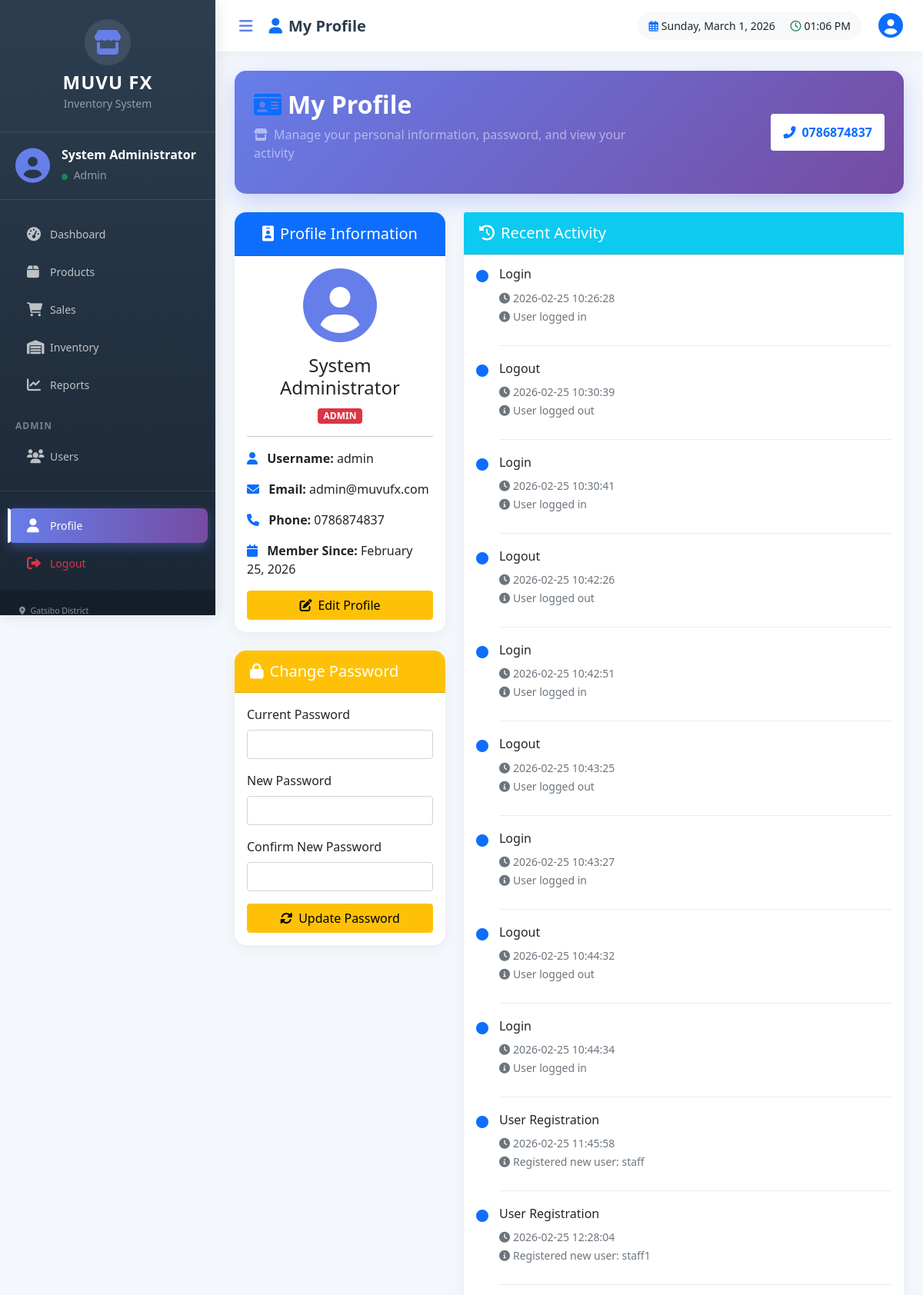
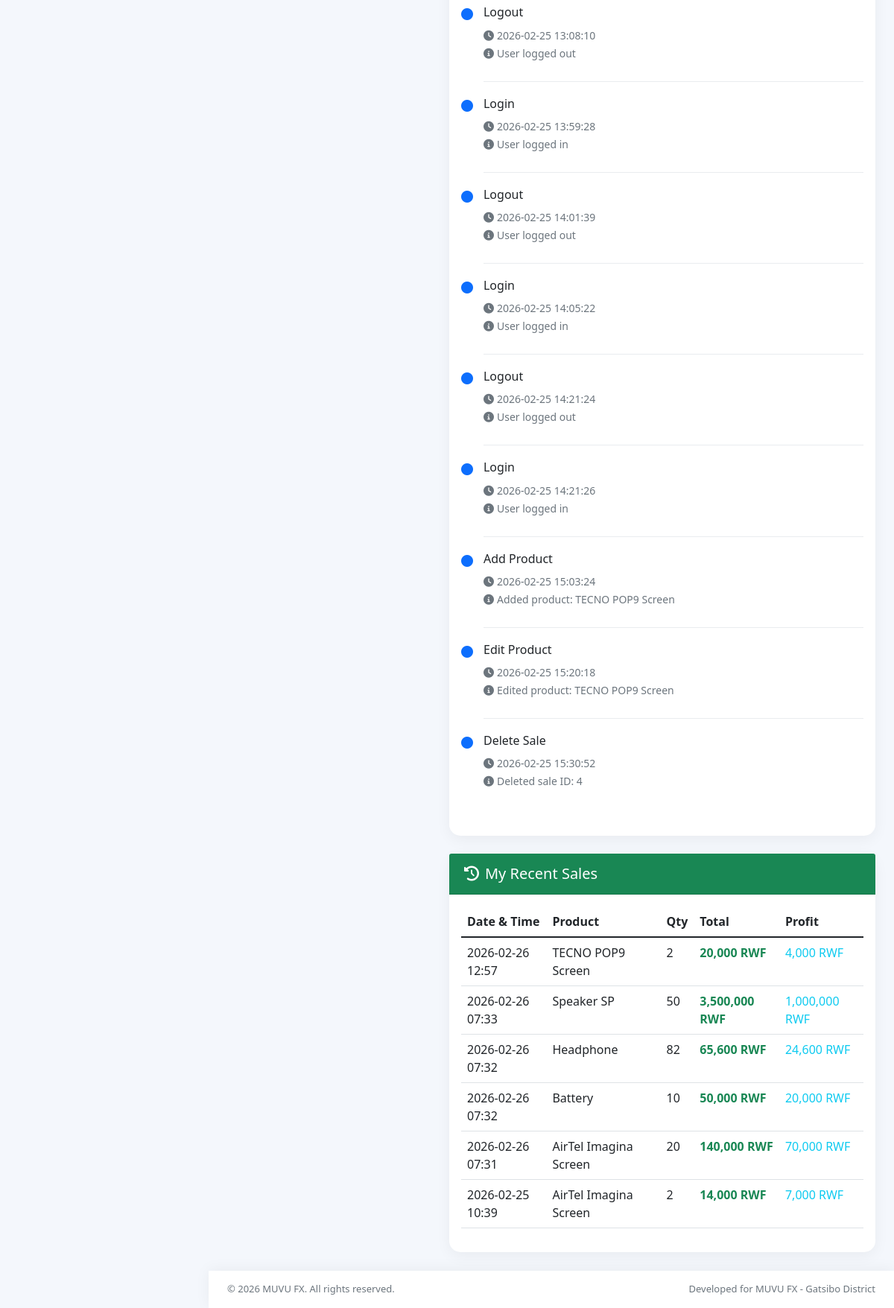
Screenshot of /pages/profile.php (signed in) with the database file from the repository (2 pictures, top to bottom).
### tables this page shows
CREATE TABLE `users` (
  `id` int(11) NOT NULL,
  `username` varchar(50) NOT NULL,
  `password` varchar(255) NOT NULL,
  `full_name` varchar(100) NOT NULL,
  `email` varchar(100) NOT NULL,
  `phone` varchar(20) DEFAULT NULL,
  `role` enum('admin','staff') DEFAULT 'staff',
  `created_at` timestamp NOT NULL DEFAULT current_timestamp(),
  `updated_at` timestamp NOT NULL DEFAULT current_timestamp() ON UPDATE current_timestamp()
);

CREATE TABLE `activity_log` (
  `id` int(11) NOT NULL,
  `user_id` int(11) DEFAULT NULL,
  `action` varchar(100) NOT NULL,
  `details` text DEFAULT NULL,
  `ip_address` varchar(45) DEFAULT NULL,
  `created_at` timestamp NOT NULL DEFAULT current_timestamp()
);

CREATE TABLE `sales` (
  `id` int(11) NOT NULL,
  `product_id` int(11) DEFAULT NULL,
  `quantity` int(11) NOT NULL,
  `unit_price` decimal(10,2) NOT NULL,
  `total_amount` decimal(10,2) NOT NULL,
  `profit` decimal(10,2) NOT NULL,
  `sold_by` int(11) DEFAULT NULL,
  `sale_date` timestamp NOT NULL DEFAULT current_timestamp()
);

CREATE TABLE `products` (
  `id` int(11) NOT NULL,
  `product_name` varchar(200) NOT NULL,
  `description` text DEFAULT NULL,
  `quantity` int(11) DEFAULT 0,
  `low_stock_threshold` int(11) DEFAULT 10,
  `buying_price` decimal(10,2) DEFAULT 0.00,
  `selling_price` decimal(10,2) DEFAULT 0.00,
  `created_at` timestamp NOT NULL DEFAULT current_timestamp(),
  `updated_at` timestamp NOT NULL DEFAULT current_timestamp() ON UPDATE current_timestamp()
);

### pages/profile.php (the view, shortened to what this page needs)
<?php
require_once '../includes/config.php';
$user_id = $_SESSION['user_id'];
$user_query = "SELECT * FROM users WHERE id = ?";
$stmt = mysqli_prepare($conn, $user_query);
mysqli_stmt_bind_param($stmt, 'i', $user_id);
mysqli_stmt_execute($stmt);
$user_result = mysqli_stmt_get_result($stmt);
$user = mysqli_fetch_assoc($user_result);
$activity_query = "SELECT * FROM activity_log WHERE user_id = ? ORDER BY created_at ASC LIMIT 20";
$stmt = mysqli_prepare($conn, $activity_query);
mysqli_stmt_bind_param($stmt, 'i', $user_id);
mysqli_stmt_execute($stmt);
$activity_result = mysqli_stmt_get_result($stmt);
$my_sales_query = "SELECT s.*, p.product_name
                  FROM sales s
                  JOIN products p ON s.product_id = p.id
                  WHERE s.sold_by = ?
                  ORDER BY s.sale_date DESC
                  LIMIT 10";
$stmt = mysqli_prepare($conn, $my_sales_query);
mysqli_stmt_bind_param($stmt, 'i', $user_id);
mysqli_stmt_execute($stmt);
$my_sales_result = mysqli_stmt_get_result($stmt);
?>
<?php include '../includes/header.php'; ?>
<div class="main-layout">
    <?php include '../includes/sidebar.php'; ?>
    <div class="main-content-right">
        <div class="top-header">
            <div class="header-left">
                <button class="sidebar-toggle-btn" onclick="toggleSidebar()">
                    <i class="fas fa-bars"></i>
                </button>
                <h5 class="page-title"><i class="fas fa-user me-2 text-primary"></i>My Profile</h5>
            </div>
            <div class="header-right">
                <div class="datetime-display">
                    <span class="date me-3"><i class="far fa-calendar-alt text-primary me-1"></i><?php echo date('l, F j, Y'); ?></span>
                    <span class="time"><i class="far fa-clock text-success me-1"></i><?php echo date('h:i A'); ?></span>
                </div>
                <div class="user-profile-dropdown">
                    <div class="dropdown">
                        <button class="btn btn-link dropdown-toggle text-dark" type="button" data-bs-toggle="dropdown">
                            <i class="fas fa-user-circle fa-2x text-primary"></i>
                        </button>
                    </div>
                </div>
            </div>
        </div>
        <div class="content-area">
            <div class="welcome-section mb-4">
                <div class="row align-items-center">
                    <div class="col-md-8">
                        <h2 class="mb-2"><i class="fas fa-id-card text-primary me-2"></i>My Profile</h2>
                        <p class="text-white-50"><i class="fas fa-store me-2"></i>Manage your personal information, password, and view your activity</p>
                    </div>
                    <div class="col-md-4 text-end">
                        <div class="business-badge">
                            <span class="badge bg-white text-primary p-3"><i class="fas fa-phone-alt me-2"></i><?php echo BUSINESS_PHONE; ?></span>
                        </div>
                    </div>
                </div>
            </div>
            <div class="row g-4">
                <div class="col-lg-4">
                    <div class="card profile-card mb-4">
                        <div class="card-header bg-primary text-white text-center py-3">
                            <h5 class="mb-0"><i class="fas fa-id-badge me-2"></i>Profile Information</h5>
                        </div>
                        <div class="card-body text-center">
                            <div class="profile-image mb-3">
                                <i class="fas fa-user-circle fa-6x" style="color: #667eea;"></i>
                            </div>
                            <h4><?php echo htmlspecialchars($user['full_name']); ?></h4>
                            <p class="text-muted">
                                <span class="badge bg-<?php echo $user['role'] == 'admin' ? 'danger' : 'info'; ?>">
                                    <?php echo strtoupper($user['role']); ?>
                                </span>
                            </p>
                            <hr>
                            <div class="text-start">
                                <p><i class="fas fa-user me-2 text-primary"></i> <strong>Username:</strong> <?php echo htmlspecialchars($user['username']); ?></p>
                                <p><i class="fas fa-envelope me-2 text-primary"></i> <strong>Email:</strong> <?php echo htmlspecialchars($user['email']); ?></p>
                                <p><i class="fas fa-phone me-2 text-primary"></i> <strong>Phone:</strong> <?php echo htmlspecialchars($user['phone'] ?: 'Not provided'); ?></p>
                                <p><i class="fas fa-calendar me-2 text-primary"></i> <strong>Member Since:</strong> <?php echo date('F j, Y', strtotime($user['created_at'])); ?></p>
                            </div>
                            <button class="btn btn-warning w-100" data-bs-toggle="modal" data-bs-target="#editProfileModal">
                                <i class="fas fa-edit me-2"></i>Edit Profile
                            </button>
                        </div>
                    </div>
                    <div class="card password-card mb-4">
                        <div class="card-header bg-warning text-white">
                            <h5 class="mb-0"><i class="fas fa-lock me-2"></i>Change Password</h5>
                        </div>
                        <div class="card-body">
                            <form id="changePasswordForm" action="../actions/change_password.php" method="POST">
                                <div class="mb-3">
                                    <label for="current_password" class="form-label">Current Password</label>
                                    <input type="password" class="form-control" id="current_password" name="current_password" required>
                                </div>
                                <div class="mb-3">
                                    <label for="new_password" class="form-label">New Password</label>
                                    <input type="password" class="form-control" id="new_password" name="new_password" required>
                                </div>
                                <div class="mb-3">
                                    <label for="confirm_password" class="form-label">Confirm New Password</label>
                                    <input type="password" class="form-control" id="confirm_password" name="confirm_password" required>
                                </div>
                                <button type="submit" class="btn btn-warning w-100"><i class="fas fa-sync-alt me-2"></i>Update Password</button>
                            </form>
                        </div>
                    </div>
                </div>
                <div class="col-lg-8">
                    <div class="card mb-4">
                        <div class="card-header bg-info text-white">
                            <h5 class="mb-0"><i class="fas fa-history me-2"></i>Recent Activity</h5>
                        </div>
                        <div class="card-body">
                            <?php if (mysqli_num_rows($activity_result) > 0): ?>
                                <div class="timeline">
                                    <?php while ($activity = mysqli_fetch_assoc($activity_result)): ?>
                                        <div class="timeline-item">
                                            <div class="timeline-badge"><i class="fas fa-circle text-primary"></i></div>
                                            <div class="timeline-content">
                                                <h6><?php echo htmlspecialchars($activity['action']); ?></h6>
                                                <p class="text-muted">
                                                    <small>
                                                        <i class="fas fa-clock me-1"></i><?php echo date('Y-m-d H:i:s', strtotime($activity['created_at'])); ?>
                                                        <?php if ($activity['details']): ?>
                                                            <br><i class="fas fa-info-circle me-1"></i><?php echo htmlspecialchars($activity['details']); ?>
                                                        <?php endif; ?>
                                                    </small>
                                                </p>
                                            </div>
                                        </div>
                                    <?php endwhile; ?>
                                </div>
                            <?php else: ?>
                                <p class="text-center text-muted my-3">No recent activity found</p>
                            <?php endif; ?>
                        </div>
                    </div>
                    <div class="card">
                        <div class="card-header bg-success text-white">
                            <h5 class="mb-0"><i class="fas fa-history me-2"></i>My Recent Sales</h5>
                        </div>
                        <div class="card-body">
                            <?php if (mysqli_num_rows($my_sales_result) > 0): ?>
                                <div class="table-responsive">
                                    <table class="table table-hover">
                                        <thead>
                                            <tr>
                                                <th>Date & Time</th>
                                                <th>Product</th>
                                                <th>Qty</th>
                                                <th>Total</th>
                                                <th>Profit</th>
                                            </tr>
                                        </thead>
                                        <tbody>
                                            <?php while ($sale = mysqli_fetch_assoc($my_sales_result)): ?>
                                                <tr>
                                                    <td><?php echo date('Y-m-d H:i', strtotime($sale['sale_date'])); ?></td>
                                                    <td><?php echo htmlspecialchars($sale['product_name']); ?></td>
                                                    <td><?php echo $sale['quantity']; ?></td>
                                                    <td class="text-success fw-bold"><?php echo number_format($sale['total_amount'], 0); ?> RWF</td>
                                                    <td class="text-info"><?php echo number_format($sale['profit'], 0); ?> RWF</td>
                                                </tr>
                                            <?php endwhile; ?>
                                        </tbody>
                                    </table>
                                </div>
                            <?php else: ?>
                                <p class="text-center text-muted my-3">No sales recorded yet</p>
                            <?php endif; ?>
                        </div>
                    </div>
                </div>
            </div>
        </div>
        <footer class="main-footer">
            <div class="footer-content">
                <span>&copy; <?php echo date('Y'); ?> MUVU FX. All rights reserved.</span>
                <span class="text-muted">Developed for MUVU FX - Gatsibo District</span>
            </div>
        </footer>
    </div>
</div>
<?php include '../includes/footer.php'; ?>

### pages/profile.php (style rules this page uses)
.main-layout { display: flex; min-height: 100vh; background: #f4f7fc; }
.main-content-right { flex: 1; margin-left: 280px; display: flex; flex-direction: column; min-height: 100vh; transition: margin-left 0.3s ease; }
.top-header { background: white; padding: 15px 25px; display: flex; justify-content: space-between; align-items: center; box-shadow: 0 2px 20px rgba(0, 0, 0, 0.05); position: sticky; top: 0; z-index: 99; }
.header-left { display: flex; align-items: center; gap: 15px; }
.sidebar-toggle-btn { background: none; border: none; font-size: 20px; color: #667eea; cursor: pointer; transition: transform 0.3s ease; }
.page-title { margin: 0; font-weight: 600; color: #2c3e50; }
.header-right { display: flex; align-items: center; gap: 20px; }
.datetime-display { background: #f8f9fa; padding: 8px 15px; border-radius: 20px; font-size: 14px; }
.user-profile-dropdown .dropdown-toggle { padding: 0; text-decoration: none; }
.user-profile-dropdown .dropdown-toggle::after { display: none; }
.content-area { flex: 1; padding: 25px; background: #f4f7fc; }
.welcome-section { background: linear-gradient(135deg, #667eea 0%, #764ba2 100%); border-radius: 15px; padding: 25px; color: white; box-shadow: 0 10px 30px rgba(102, 126, 234, 0.3); margin-bottom: 25px; animation: slideInDown 0.5s ease; }
.welcome-section h2 { color: white; font-weight: 600; }
.business-badge .badge { background: rgba(255, 255, 255, 0.2); backdrop-filter: blur(10px); font-size: 16px; }
.card { border: none; border-radius: 15px; box-shadow: 0 5px 20px rgba(0, 0, 0, 0.05); }
.card-header { border-radius: 15px 15px 0 0; padding: 15px 20px; }
.main-footer { background: white; padding: 15px 25px; box-shadow: 0 -2px 20px rgba(0, 0, 0, 0.05); margin-top: auto; }
.footer-content { display: flex; justify-content: space-between; align-items: center; font-size: 13px; color: #6c757d; }
.timeline { position: relative; padding-left: 30px; }
.timeline-item { position: relative; padding-bottom: 20px; }
.timeline-badge { position: absolute; left: -30px; top: 0; }
.timeline-content { padding-bottom: 10px; border-bottom: 1px solid #e9ecef; }
.timeline-item:last-child .timeline-content { border-bottom: none; }
.profile-card, .password-card { border: none; border-radius: 15px; box-shadow: 0 5px 20px rgba(0,0,0,0.05); }
.profile-card .card-header, .password-card .card-header { border-radius: 15px 15px 0 0; }
.profile-image i { transition: transform 0.3s ease; }

### rows the page displays
users: full_name "System Administrator", role "ADMIN", username "admin", email "admin@muvufx.com", phone "0786874837", created_at "February 25, 2026"
activity_log: action "Login", created_at "2026-02-25 10:26:28", details "User logged in"
activity_log: action "Logout", created_at "2026-02-25 10:30:39", details "User logged out"
activity_log: action "Login", created_at "2026-02-25 10:30:41", details "User logged in"
activity_log: action "Logout", created_at "2026-02-25 10:42:26", details "User logged out"
activity_log: action "Login", created_at "2026-02-25 10:42:51", details "User logged in"
activity_log: action "Logout", created_at "2026-02-25 10:43:25", details "User logged out"
activity_log: action "Login", created_at "2026-02-25 10:43:27", details "User logged in"
activity_log: action "Logout", created_at "2026-02-25 10:44:32", details "User logged out"
activity_log: action "Login", created_at "2026-02-25 10:44:34", details "User logged in"
activity_log: action "User Registration", created_at "2026-02-25 11:45:58", details "Registered new user: staff"
activity_log: action "User Registration", created_at "2026-02-25 12:28:04", details "Registered new user: staff1"
activity_log: action "Logout", created_at "2026-02-25 13:08:10", details "User logged out"
activity_log: action "Login", created_at "2026-02-25 13:59:28", details "User logged in"
activity_log: action "Logout", created_at "2026-02-25 14:01:39", details "User logged out"
activity_log: action "Login", created_at "2026-02-25 14:05:22", details "User logged in"
activity_log: action "Logout", created_at "2026-02-25 14:21:24", details "User logged out"
activity_log: action "Login", created_at "2026-02-25 14:21:26", details "User logged in"
activity_log: action "Add Product", created_at "2026-02-25 15:03:24", details "Added product: TECNO POP9 Screen"
activity_log: action "Edit Product", created_at "2026-02-25 15:20:18", details "Edited product: TECNO POP9 Screen"
activity_log: action "Delete Sale", created_at "2026-02-25 15:30:52", details "Deleted sale ID: 4"
sales: sale_date "2026-02-26 12:57", product.product_name "TECNO POP9 Screen", quantity "2", total_amount "20,000", profit "4,000"
sales: sale_date "2026-02-26 07:33", product.product_name "Speaker SP", quantity "50", total_amount "3,500,000", profit "1,000,000"
sales: sale_date "2026-02-26 07:32", product.product_name "Headphone", quantity "82", total_amount "65,600", profit "24,600"
sales: sale_date "2026-02-26 07:32", product.product_name "Battery", quantity "10", total_amount "50,000", profit "20,000"
sales: sale_date "2026-02-26 07:31", product.product_name "AirTel Imagina Screen", quantity "20", total_amount "140,000", profit "70,000"
sales: sale_date "2026-02-25 10:39", product.product_name "AirTel Imagina Screen", quantity "2", total_amount "14,000", profit "7,000"

### other values shown
$user_name "System Administrator"
$user_role "Admin"
BUSINESS_PHONE "0786874837"
